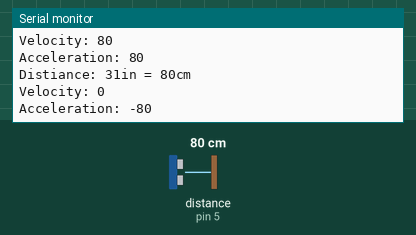
Recording of a sketch running on a simulated Arduino Uno, built with avr-gcc and run on an emulated ATmega328P. On the bench: the last lines printed to the serial monitor. Wiring (inferred from the names in the program): ultrasonic range finder: trigger pin 5; echo pin 5. Inputs (shaded band) come from the test bench; at power-on: distance to the obstacle (sensor on pin 5) 80 cm. The echo pulse lasts 58.3 µs per cm.

Above: at 1.8 s.
1.9 s: distance to the obstacle (sensor on pin 5) set to 2 cm
At 2.7 s:
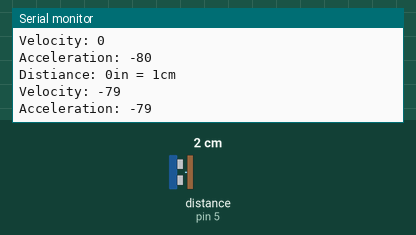
3.4 s: distance to the obstacle (sensor on pin 5) set to 4 cm
At 4.8 s:
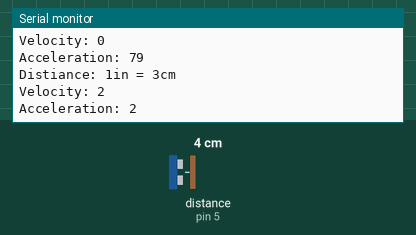
Timing chart, 0 to 6.4 s (numbered marks = the images above; inputs shaded):
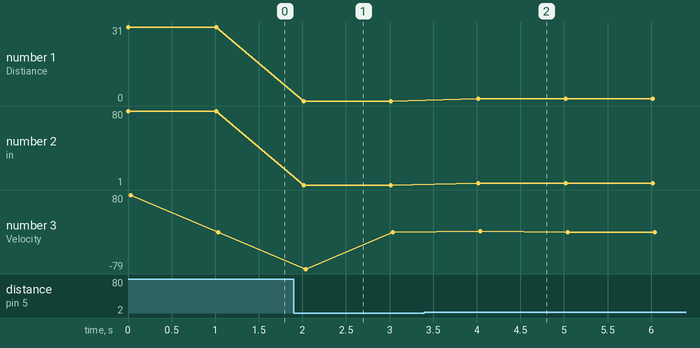

Measured:
- after the input at 1.9 s, the serial monitor: prints a new line after 0.11 s (image 1)
- after the input at 3.4 s, the serial monitor: prints a new line after 0.62 s (image 2)
- plotted number 2: 80 → 1 after the input at 1.9 s, 1 → 3 after the input at 3.4 s

The sketch:

lab_7.ino
```cpp
long distance, old_distance, velocity, acceleration, old_velocity, old_duration;
const int pingPin = 5;

void setup() {
  // initialize serial communication:
  Serial.begin(9600);
}

void loop() {
  // establish variables for duration of the ping,
  // and the distance result in inches and centimeters:
  long duration, inches, cm, delta_t;
  old_duration = duration;
  duration = ping(pingPin);           //duration in microseconds
  // convert the time into a distance
  inches = microsecondsToInches(duration);
  cm = microsecondsToCentimeters(duration);

  Serial.print("Distiance: ");
  Serial.print(inches);
  Serial.print("in = ");
  Serial.print(cm);
  Serial.print("cm");
  Serial.println();

  old_distance = distance;
  distance = cm;                            // distance in meters (m)
  //delta_t = (duration - old_duration) * 1000;    // turn duration to seconds (s)
  old_velocity = velocity;
  velocity = (distance - old_distance); /// delta_t) * 1000000;   // velocity in meter/seconds (m/s)

  Serial.print("Velocity: ");
  Serial.println(velocity);


  acceleration = (velocity - old_velocity);  // acceleration in (m^2/s)
  Serial.print("Acceleration: ");
  Serial.println(acceleration);

  Serial.println();

  delay(1000);
}

/* Returns duration of a ping */
int ping(int pingPin) {
  int duration; /* duration of round trip pulse in microseconds */
  pinMode(pingPin, OUTPUT); /* set pingPin for output first */
  digitalWrite(pingPin, LOW); /* write a LOW value for a short time */
  delayMicroseconds(2);
  digitalWrite(pingPin, HIGH); /* send a pulse at least 5 microseconds in length */
  delayMicroseconds(5);
  digitalWrite(pingPin, LOW); /* end the pulse */
  pinMode(pingPin, INPUT); /* set the pingPin for input */
  duration = pulseIn(pingPin, HIGH); /* and get round trip duration in microseconds */
  return duration;
}


long microsecondsToInches(long microseconds) {
  // According to Parallax's datasheet for the PING))), there are
  // 73.746 microseconds per inch (i.e. sound travels at 1130 feet per
  // second).  This gives the distance travelled by the ping, outbound
  // and return, so we divide by 2 to get the distance of the obstacle.
  // See: http://www.parallax.com/dl/docs/prod/acc/28015-PING-v1.3.pdf
  return microseconds / 74 / 2;
}

long microsecondsToCentimeters(long microseconds) {
  // The speed of sound is 340 m/s or 29 microseconds per centimeter.
  // The ping travels out and back, so to find the distance of the
  // object we take half of the distance travelled.
  return microseconds / 29 / 2;
}
```
